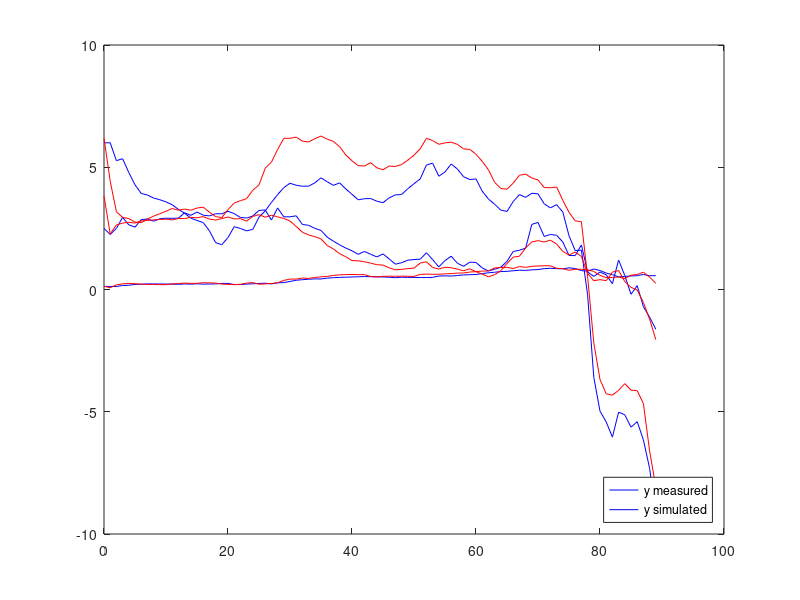

Reproduce this figure in MATLAB.
%{
This file describes the data in the destill.dat file.
1. Contributed by:
	Peter Van Overschee
	K.U.Leuven - ESAT - SISTA
	K. Mercierlaan 94
	3001 Heverlee
	Peter.Vanoverschee@esat.kuleuven.ac.be
2. Process/Description:
	Data of a simulation (not real !) related to the identification
   	of an ethane-ethylene destillationcolumn. The series consists of 4
	series: 
		U_dest, Y_dest: 	without noise (original series)
		U_dest_n10, Y_dest_n10:	10 percent additive white noise
		U_dest_n20, Y_dest_n20: 20 percent additive white noise
		U_dest_n30, Y_dest_n30:	30 percent additive white noise
3. Sampling time 
	15 min.
4. Number of samples: 
	90 samples
5. Inputs:
	a. ratio between the reboiler duty and the feed flow
   	b. ratio between the reflux rate and the feed flow
   	c. ratio between the distillate and the feed flow
   	d. input ethane composition
   	e. top pressure
6. Outputs:
	a. top ethane composition
	b. bottom ethylene composition
   	c. top-bottom differential pressure.
7. References:
	R.P. Guidorzi, M.P. Losito, T. Muratori, The range error test in the
	structural identification of linear multivariable systems,
   	IEEE transactions on automatic control, Vol AC-27, pp 1044-1054, oct.
   	1982.
8. Known properties/peculiarities
	
9. Some MATLAB-code to retrieve the data
	!gunzip destill.dat.Z
	load destill.dat
	U=destill(:,1:20);
	Y=destill(:,21:32);
	U_dest=U(:,1:5);
	U_dest_n10=U(:,6:10);
	U_dest_n20=U(:,11:15);	
	U_dest_n30=U(:,16:20);
	Y_dest=Y(:,1:3);
	Y_dest_n10=Y(:,4:6);
	Y_dest_n20=Y(:,7:9);
	Y_dest_n30=Y(:,10:12);
%}

clear all, close all, clc

% DaISy code is wrong,
% first column is sample number
load destill.dat
U=destill(:,2:21);
Y=destill(:,22:33);
U_dest=U(:,1:5);
U_dest_n10=U(:,6:10);
U_dest_n20=U(:,11:15);	
U_dest_n30=U(:,16:20);
Y_dest=Y(:,1:3);
Y_dest_n10=Y(:,4:6);
Y_dest_n20=Y(:,7:9);
Y_dest_n30=Y(:,10:12);


dat = iddata (Y_dest, U_dest)

[sys, x0] = moen4 (dat, 's', 5, 'n', 4)    % s=5, n=4


[y, t] = lsim (sys, U_dest, [], x0);
%[y, t] = lsim (sys, U_dest);

err = norm (Y_dest - y, 1) / norm (Y_dest, 1)

figure (1)
%plot (t, Y_dest, 'b')
plot (t, Y_dest, 'b', t, y, 'r')
legend ('y measured', 'y simulated', 'location', 'southeast')


